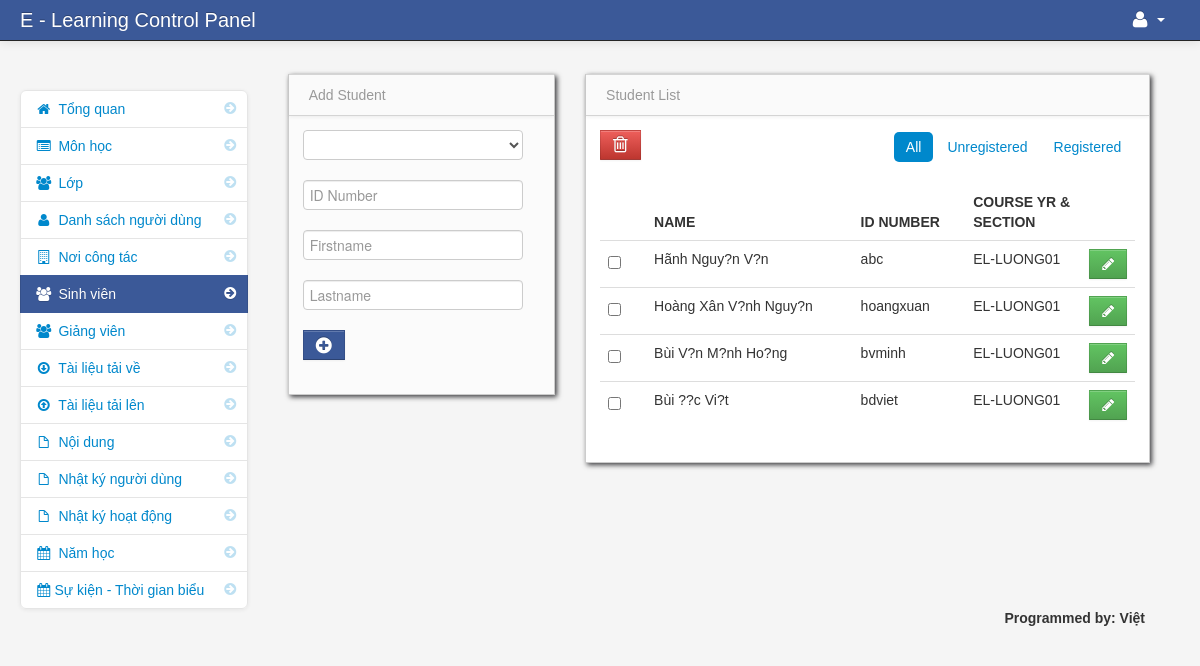
Screenshot of /admin/students.php (signed in) with the database file from the repository.
### tables this page shows
CREATE TABLE `student` (
  `student_id` int(11) NOT NULL AUTO_INCREMENT,
  `firstname` varchar(100) NOT NULL,
  `lastname` varchar(100) NOT NULL,
  `class_id` int(11) NOT NULL,
  `username` varchar(100) NOT NULL,
  `password` varchar(100) NOT NULL,
  `location` varchar(100) NOT NULL,
  `status` varchar(100) NOT NULL,
  PRIMARY KEY (`student_id`)
);

CREATE TABLE `class` (
  `class_id` int(11) NOT NULL AUTO_INCREMENT,
  `class_name` varchar(100) NOT NULL,
  PRIMARY KEY (`class_id`)
);

### admin/student_table.php (the view, shortened to what this page needs)
<form action="delete_student.php" method="post">
<table cellpadding="0" cellspacing="0" border="0" class="table" id="example">
<a data-toggle="modal" href="#student_delete" id="delete"  class="btn btn-danger" name=""><i class="icon-trash icon-large"></i></a>
<div class="pull-right">
		    <ul class="nav nav-pills">
			<li class="active">
				<a href="students.php">All</a>
			</li>
			<li class="">
				<a href="unreg_students.php">Unregistered</a>
			</li>
			<li class="">
			<a href="reg_students.php">Registered</a>
			</li>
			</ul>
</div>
	<thead>
	<tr>
				<th></th>
				<th>Name</th>
				<th>ID Number</th>
				<th>Course Yr & Section</th>
				<th></th>
	</tr>
	</thead>
	<tbody>
	<?php
$query = mysql_query("select * from student LEFT JOIN class ON student.class_id = class.class_id ORDER BY student.student_id DESC") or die(mysql_error());
while ($row = mysql_fetch_array($query)) {
	$id = $row['student_id'];
	?>
	<tr>
	<td width="30">
	<input id="optionsCheckbox" class="uniform_on" name="selector[]" type="checkbox" value="<?php echo $id; ?>">
	</td>
	<td><?php echo $row['firstname'] . " " . $row['lastname']; ?></td>
	<td><?php echo $row['username']; ?></td>
	<td width="100"><?php echo $row['class_name']; ?></td>
	<td width="30"><a href="edit_student.php<?php echo '?id='.$id; ?>" class="btn btn-success"><i class="icon-pencil"></i> </a></td>
	</tr>
<?php } ?>
	</tbody>
</table>
</form>

### admin/assets/styles.css (style rules this page uses)
body { padding-top: 60px; padding-bottom: 40px; background-color: #f5f5f5; }

### rows the page displays
student: firstname "Hãnh Nguy?n", lastname "V?n", username "abc", class.class_name "EL-LUONG01"
student: firstname "Hoàng Xân V?nh", lastname "Nguy?n", username "hoangxuan", class.class_name "EL-LUONG01"
student: firstname "Bùi V?n M?nh", lastname "Ho?ng", username "bvminh", class.class_name "EL-LUONG01"
student: firstname "Bùi ??c", lastname "Vi?t", username "bdviet", class.class_name "EL-LUONG01"
